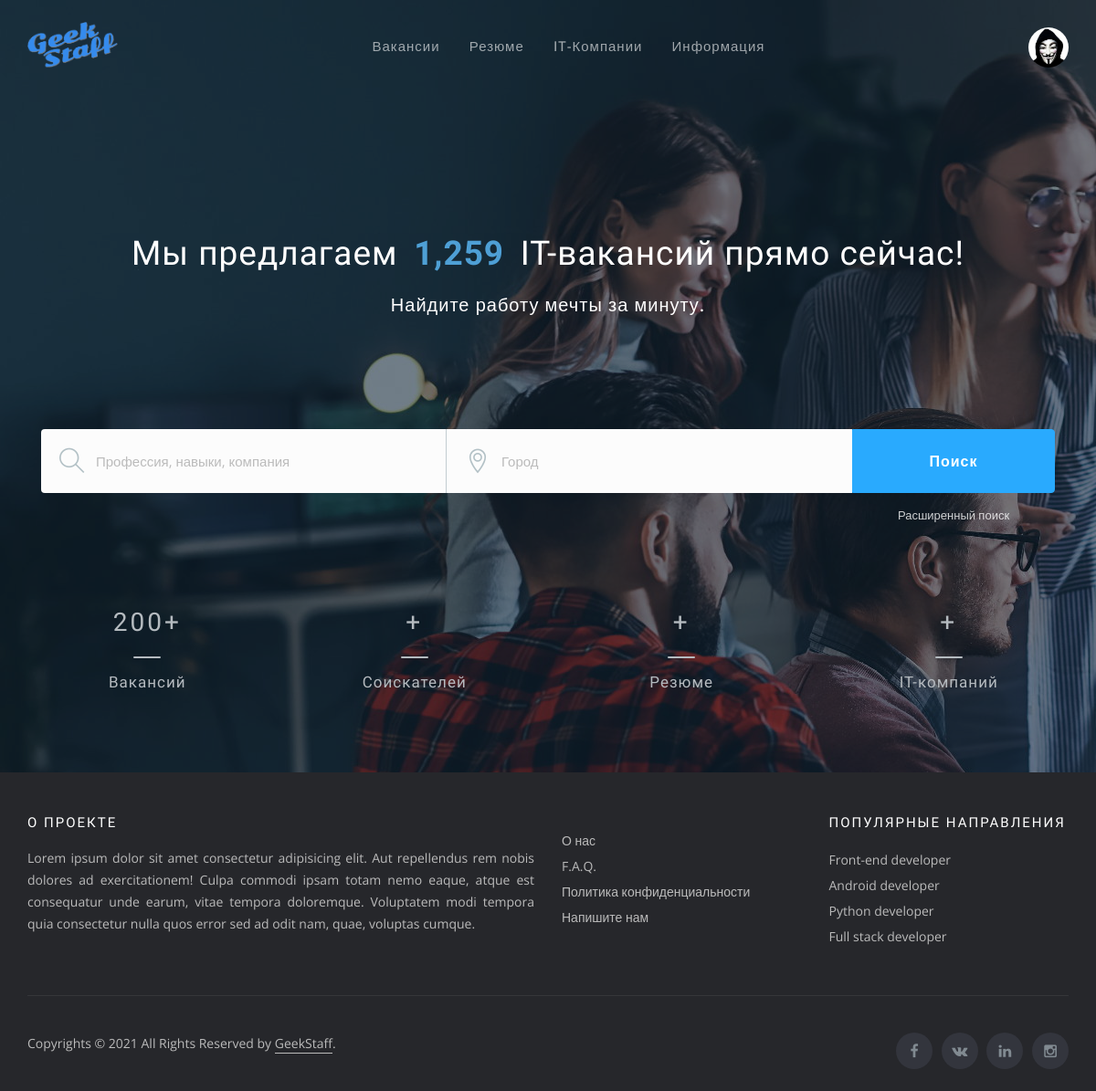
/applicant/resumes (signed in), run on an earlier commit of the app's database.
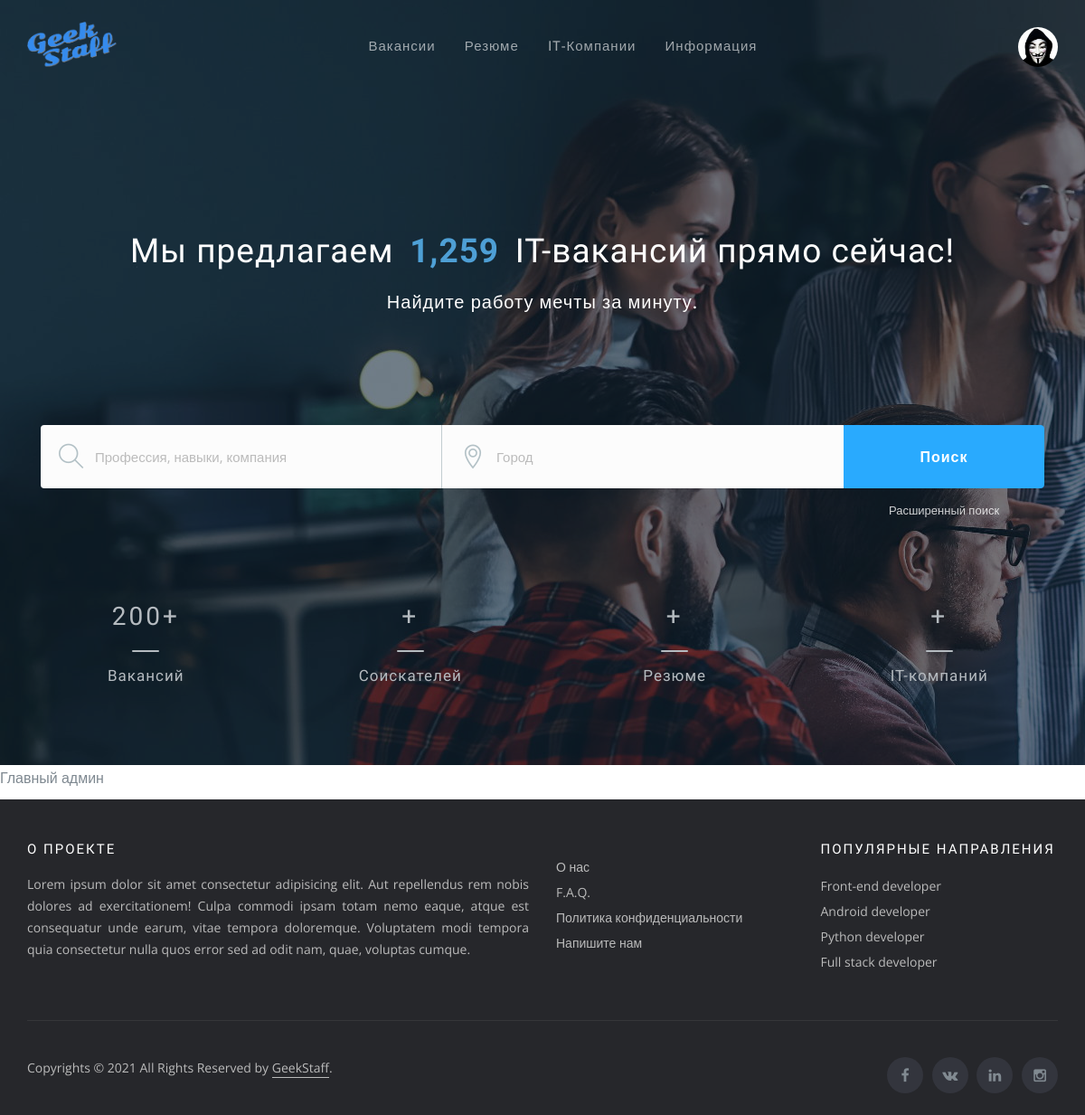
And on a later commit of the database.
### applicantapp/models.py (models this page shows, shortened)
class Resume(models.Model):
    class Meta:
        get_latest_by = '-updated_at'
        verbose_name = 'Резюме'
        verbose_name_plural = 'Резюме'
    EMPLOYMENT_CHOICES = (
        ('FT', 'Полная занятость'),
        ('PT', 'Частичная занятость'),
        ('PW','Проектная работа'),
        ('VL','Волонтерство'),
        ('WP','Стажировка'),
    )
    WORK_SCHEDULE_CHOICES = (
        ('FD', 'Полный день'),
        ('SSCH', 'Сменный график'),
        ('FSCH', 'Гибкий график'),
        ('RW', 'Удаленная работа'),
        ('RBW', 'Вахтовый метод'),
    )
    EDUCATION_CHOICES = (
        ('SECONDARY', 'Среднее'),
        ('SPECIAL_SECONDARY','Среднее специальное'),
        ('UNFINISHED_HIGHER','Неоконченное высшее'),
        ('HIGHER', 'Высшее'),
        ('BACHELOR','Бакалавр'),
        ('MASTER', 'Магистр'),
        ('CANDIDATE', 'Кандидат наук'),
        ('DOCTOR', 'Доктор наук'),
    )
    user_id = models.ForeignKey(to=MyUser, on_delete=models.CASCADE)
    headline = models.CharField(max_length=255, blank=False, verbose_name='Заголовок')
    first_name = models.CharField(max_length=255, blank=False, verbose_name='Имя')
    surname = models.CharField(max_length=255, blank=False, verbose_name='Фамилия')
    salary = models.PositiveIntegerField(blank=True, null=True, verbose_name='Желаемая заработная плата')
    date_of_birth = models.DateField(blank=False, verbose_name='Дата рождения')
    is_active = models.BooleanField(blank=False, default=False, verbose_name='Резюме активно')
    is_cheked = models.BooleanField(blank=False, default=False, verbose_name='Резюме проверенно модератором')
    city = models.CharField(max_length=255, blank=False, verbose_name='Город')
    user_pic = models.ImageField(upload_to='resume/photo', verbose_name='Фото')
    links = models.CharField(max_length=255, blank=True, null=True, verbose_name='Ссылка на профиль в соц. сетях или сайт')
    employment = models.CharField(max_length=20, blank=False, choices=EMPLOYMENT_CHOICES, default='FT', verbose_name='Занятость')
    work_schedule = models.CharField(max_length=20, blank=False, choices=WORK_SCHEDULE_CHOICES, default='FD', verbose_name='График работы')
    education_type = models.CharField(max_length=20, blank=False, choices=EDUCATION_CHOICES, default='HIGHER', verbose_name='Образование')
    about_me = models.TextField(blank=True, null=True, verbose_name='Обо мне')
    key_skills = models.CharField(max_length=255, blank=True, null=True, verbose_name='Ключевые навыки')
    phone = models.CharField(max_length=20, blank=False, verbose_name='Телефон')
    moder_comment = models.TextField(blank=True, null=True, verbose_name='Комментарий модератора')
    views_count = models.PositiveIntegerField(blank=False, default=0, verbose_name='Кол-во просмотров')
    created_at = models.DateTimeField(auto_now_add=True, verbose_name='Дата создания')
    updated_at = models.DateTimeField(auto_now=True, verbose_name='Дата обновления')

### applicantapp/views.py (the view)
# urls.py: path('resumes', ResumeList.as_view(), name='resumes'),
class ResumeList(LoginRequiredMixin, ListView):
    def get_queryset(self):
        return Resume.objects.filter(user_id=self.request.user.id)

### templates/applicantapp/resume_list.html
{% extends 'base.html' %}
{% load static %}
{% block content %}
    {% for item in object_list.select_related %}
    <p>{{ item.headline }}</p>
    {% endfor %}
{% endblock %}

### templates/base.html (shortened to what this page needs)
<!DOCTYPE html>
{% load static %}
<html lang="ru">
    <head>
        {% block css %}
            <link rel="stylesheet" href="{% static 'css/app.min.css' %}">
            <link rel="stylesheet" href="{% static 'css/style.css' %}">
        {% endblock %}
    </head>
    {% block body %}
        <body class="nav-on-header">
            {% block nav %}
                {% include 'inc/nav.html' %}
            {% endblock %}
            {% block header %}
                {% include 'inc/header.html' %}
            {% endblock %}
            {% block content %} {% endblock %}
            {% block footer %}
                {% include 'inc/footer.html' %}
            {% endblock %}
        </body>
    {% endblock %}
</html>

### templates/inc/nav.html (shortened to what this page needs)
{% load static %}
<nav class="navbar">
    <div class="container">
        <div class="pull-left">
            <div class="logo-wrapper">
                <a class="logo" href="{% url 'mainapp:index' %}"><img src="{% static 'img/logo1.png' %}" alt="logo"></a>
            </div>
        </div>
        <div class="pull-right">
            <div class="dropdown user-account">
                <a class="dropdown-toggle" href="#" data-toggle="dropdown">
                    <img src="{% static 'img/logo-ava.jpg' %}" alt="avatar">
                </a>
            </div>
        </div>
        {% include 'inc/nav-menu.html' %}
    </div>
</nav>

### templates/inc/nav-menu.html (shortened to what this page needs)
<ul class="nav-menu">
    <li>
        <a href="#">Вакансии</a>
    </li>
    <li>
        <a href="#">Резюме</a>
    </li>
    <li>
        <a href="#">IT-Компании</a>
    </li>
    <li>
        <a href="#">Информация</a>
    </li>
</ul>

### templates/inc/header.html (shortened to what this page needs)
<header class="site-header size-lg text-center">
    <div class="container">
        <div class="col-xs-12">
            <br><br>
            <h2>Мы предлагаем <mark>1,259</mark> IT-вакансий прямо сейчас!</h2>
            <h5 class="font-alt">Найдите работу мечты за минуту.</h5>
            <br><br>
            <form class="header-job-search">
                <div class="input-keyword">
                    <input type="text" class="form-control" placeholder="Профессия, навыки, компания">
                </div>
                <div class="input-location">
                    <input type="text" class="form-control" placeholder="Город">
                </div>
                <div class="btn-search">
                    <button class="btn btn-primary" type="submit">Поиск</button>
                    <a href="#">Расширенный поиск</a>
                </div>
            </form>
        </div>
        <div class="row">
            <div class="counter col-md-3 col-sm-6">
                <p>200+</p>
                <h6>Вакансий</h6>
            </div>
            <div class="counter col-md-3 col-sm-6">
                <p>+</p>
                <h6>Соискателей</h6>
            </div>
            <div class="counter col-md-3 col-sm-6">
                <p>+</p>
                <h6>Резюме</h6>
            </div>
            <div class="counter col-md-3 col-sm-6">
                <p>+</p>
                <h6>IT-компаний</h6>
            </div>
        </div>
    </div>
</header>

### templates/inc/footer.html (shortened to what this page needs)
<footer class="site-footer">
    <div class="container">
        <div class="row">
            <div class="col-sm-12 col-md-6">
                <h6> О проекте </h6>
                <p class="text-justify">
                    Lorem ipsum dolor sit amet consectetur adipisicing elit. Aut repellendus rem nobis dolores ad exercitationem!
                    Culpa commodi ipsam totam nemo eaque, atque est consequatur unde earum, vitae tempora doloremque.
                    Voluptatem modi tempora quia consectetur nulla quos error sed ad odit nam, quae, voluptas cumque.
                </p>
            </div>
            <div class="col-xs-6 col-md-3">
                <ul class="footer-links">
                    <li><a href="#">О нас</a></li>
                    <li><a href="#">F.A.Q.</a></li>
                    <li><a href="#">Политика конфиденциальности</a></li>
                    <li><a href="#">Напишите нам</a></li>
                </ul>
            </div>
            <div class="col-xs-6 col-md-3">
                <h6>Популярные направления</h6>
                <ul class="footer-links">
                    <li><a href="#">Front-end developer</a></li>
                    <li><a href="#">Android developer</a></li>
                    <li><a href="#">Python developer</a></li>
                    <li><a href="#">Full stack developer</a></li>
                </ul>
            </div>
        </div>
        <hr>
    </div>
    <div class="container">
        <div class="row">
            <div class="col-md-8 col-sm-6 col-xs-12">
                <p class="copyright-text">Copyrights &copy; 2021 All Rights Reserved by
                    <a href="#">GeekStaff</a>.
                </p>
            </div>
            <div class="col-md-4 col-sm-6 col-xs-12">
                <ul class="social-icons">
                    <li><a class="facebook" href="#"><i class="fa fa-facebook"></i></a></li>
                    <li><a class="vk" href="#"><i class="fa fa-vk"></i></a></li>
                    <li><a class="linkedin" href="#"><i class="fa fa-linkedin"></i></a></li>
                    <li><a class="instagram" href="#"><i class="fa fa-instagram"></i></a></li>
                </ul>
            </div>
        </div>
    </div>
</footer>

### static/css/style.css (style rules this page uses)
.site-header { min-height: 100vh; background: url(../img/bg-1.jpg) fixed no-repeat; }
.logo-wrapper { padding-top: 4px; }
.user-account .dropdown-toggle img { width: 44px; height: 44px; }
.nav-menu a { font-size: 15px; }
.counter h6, .counter p { color: #b5bbc0; }
.counter p::after { background-color: #b5bbc0; }

What changed in the data, as far as the page shows it:
added Resume: headline "Главный админ"
